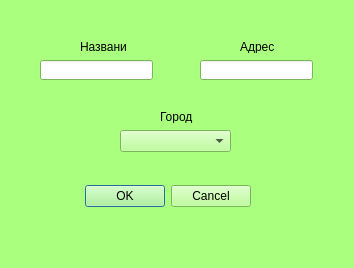
<?xml version="1.0" encoding="UTF-8"?>
<ui version="4.0">
 <class>schoolred</class>
 <widget class="QDialog" name="schoolred">
  <property name="geometry">
   <rect>
    <x>0</x>
    <y>0</y>
    <width>354</width>
    <height>268</height>
   </rect>
  </property>
  <property name="palette">
   <palette>
    <active>
     <colorrole role="WindowText">
      <brush brushstyle="SolidPattern">
       <color alpha="255">
        <red>0</red>
        <green>0</green>
        <blue>0</blue>
       </color>
      </brush>
     </colorrole>
     <colorrole role="Button">
      <brush brushstyle="SolidPattern">
       <color alpha="255">
        <red>170</red>
        <green>255</green>
        <blue>127</blue>
       </color>
      </brush>
     </colorrole>
     <colorrole role="Light">
      <brush brushstyle="SolidPattern">
       <color alpha="255">
        <red>255</red>
        <green>255</green>
        <blue>255</blue>
       </color>
      </brush>
     </colorrole>
     <colorrole role="Midlight">
      <brush brushstyle="SolidPattern">
       <color alpha="255">
        <red>212</red>
        <green>255</green>
        <blue>191</blue>
       </color>
      </brush>
     </colorrole>
     <colorrole role="Dark">
      <brush brushstyle="SolidPattern">
       <color alpha="255">
        <red>85</red>
        <green>127</green>
        <blue>63</blue>
       </color>
      </brush>
     </colorrole>
     <colorrole role="Mid">
      <brush brushstyle="SolidPattern">
       <color alpha="255">
        <red>113</red>
        <green>170</green>
        <blue>84</blue>
       </color>
      </brush>
     </colorrole>
     <colorrole role="Text">
      <brush brushstyle="SolidPattern">
       <color alpha="255">
        <red>0</red>
        <green>0</green>
        <blue>0</blue>
       </color>
      </brush>
     </colorrole>
     <colorrole role="BrightText">
      <brush brushstyle="SolidPattern">
       <color alpha="255">
        <red>255</red>
        <green>255</green>
        <blue>255</blue>
       </color>
      </brush>
     </colorrole>
     <colorrole role="ButtonText">
      <brush brushstyle="SolidPattern">
       <color alpha="255">
        <red>0</red>
        <green>0</green>
        <blue>0</blue>
       </color>
      </brush>
     </colorrole>
     <colorrole role="Base">
      <brush brushstyle="SolidPattern">
       <color alpha="255">
        <red>255</red>
        <green>255</green>
        <blue>255</blue>
       </color>
      </brush>
     </colorrole>
     <colorrole role="Window">
      <brush brushstyle="SolidPattern">
       <color alpha="255">
        <red>170</red>
        <green>255</green>
        <blue>127</blue>
       </color>
      </brush>
     </colorrole>
     <colorrole role="Shadow">
      <brush brushstyle="SolidPattern">
       <color alpha="255">
        <red>0</red>
        <green>0</green>
        <blue>0</blue>
       </color>
      </brush>
     </colorrole>
     <colorrole role="AlternateBase">
      <brush brushstyle="SolidPattern">
       <color alpha="255">
        <red>212</red>
        <green>255</green>
        <blue>191</blue>
       </color>
      </brush>
     </colorrole>
     <colorrole role="ToolTipBase">
      <brush brushstyle="SolidPattern">
       <color alpha="255">
        <red>255</red>
        <green>255</green>
        <blue>220</blue>
       </color>
      </brush>
     </colorrole>
     <colorrole role="ToolTipText">
      <brush brushstyle="SolidPattern">
       <color alpha="255">
        <red>0</red>
        <green>0</green>
        <blue>0</blue>
       </color>
      </brush>
     </colorrole>
    </active>
    <inactive>
     <colorrole role="WindowText">
      <brush brushstyle="SolidPattern">
       <color alpha="255">
        <red>0</red>
        <green>0</green>
        <blue>0</blue>
       </color>
      </brush>
     </colorrole>
     <colorrole role="Button">
      <brush brushstyle="SolidPattern">
       <color alpha="255">
        <red>170</red>
        <green>255</green>
        <blue>127</blue>
       </color>
      </brush>
     </colorrole>
     <colorrole role="Light">
      <brush brushstyle="SolidPattern">
       <color alpha="255">
        <red>255</red>
        <green>255</green>
        <blue>255</blue>
       </color>
      </brush>
     </colorrole>
     <colorrole role="Midlight">
      <brush brushstyle="SolidPattern">
       <color alpha="255">
        <red>212</red>
        <green>255</green>
        <blue>191</blue>
       </color>
      </brush>
     </colorrole>
     <colorrole role="Dark">
      <brush brushstyle="SolidPattern">
       <color alpha="255">
        <red>85</red>
        <green>127</green>
        <blue>63</blue>
       </color>
      </brush>
     </colorrole>
     <colorrole role="Mid">
      <brush brushstyle="SolidPattern">
       <color alpha="255">
        <red>113</red>
        <green>170</green>
        <blue>84</blue>
       </color>
      </brush>
     </colorrole>
     <colorrole role="Text">
      <brush brushstyle="SolidPattern">
       <color alpha="255">
        <red>0</red>
        <green>0</green>
        <blue>0</blue>
       </color>
      </brush>
     </colorrole>
     <colorrole role="BrightText">
      <brush brushstyle="SolidPattern">
       <color alpha="255">
        <red>255</red>
        <green>255</green>
        <blue>255</blue>
       </color>
      </brush>
     </colorrole>
     <colorrole role="ButtonText">
      <brush brushstyle="SolidPattern">
       <color alpha="255">
        <red>0</red>
        <green>0</green>
        <blue>0</blue>
       </color>
      </brush>
     </colorrole>
     <colorrole role="Base">
      <brush brushstyle="SolidPattern">
       <color alpha="255">
        <red>255</red>
        <green>255</green>
        <blue>255</blue>
       </color>
      </brush>
     </colorrole>
     <colorrole role="Window">
      <brush brushstyle="SolidPattern">
       <color alpha="255">
        <red>170</red>
        <green>255</green>
        <blue>127</blue>
       </color>
      </brush>
     </colorrole>
     <colorrole role="Shadow">
      <brush brushstyle="SolidPattern">
       <color alpha="255">
        <red>0</red>
        <green>0</green>
        <blue>0</blue>
       </color>
      </brush>
     </colorrole>
     <colorrole role="AlternateBase">
      <brush brushstyle="SolidPattern">
       <color alpha="255">
        <red>212</red>
        <green>255</green>
        <blue>191</blue>
       </color>
      </brush>
     </colorrole>
     <colorrole role="ToolTipBase">
      <brush brushstyle="SolidPattern">
       <color alpha="255">
        <red>255</red>
        <green>255</green>
        <blue>220</blue>
       </color>
      </brush>
     </colorrole>
     <colorrole role="ToolTipText">
      <brush brushstyle="SolidPattern">
       <color alpha="255">
        <red>0</red>
        <green>0</green>
        <blue>0</blue>
       </color>
      </brush>
     </colorrole>
    </inactive>
    <disabled>
     <colorrole role="WindowText">
      <brush brushstyle="SolidPattern">
       <color alpha="255">
        <red>85</red>
        <green>127</green>
        <blue>63</blue>
       </color>
      </brush>
     </colorrole>
     <colorrole role="Button">
      <brush brushstyle="SolidPattern">
       <color alpha="255">
        <red>170</red>
        <green>255</green>
        <blue>127</blue>
       </color>
      </brush>
     </colorrole>
     <colorrole role="Light">
      <brush brushstyle="SolidPattern">
       <color alpha="255">
        <red>255</red>
        <green>255</green>
        <blue>255</blue>
       </color>
      </brush>
     </colorrole>
     <colorrole role="Midlight">
      <brush brushstyle="SolidPattern">
       <color alpha="255">
        <red>212</red>
        <green>255</green>
        <blue>191</blue>
       </color>
      </brush>
     </colorrole>
     <colorrole role="Dark">
      <brush brushstyle="SolidPattern">
       <color alpha="255">
        <red>85</red>
        <green>127</green>
        <blue>63</blue>
       </color>
      </brush>
     </colorrole>
     <colorrole role="Mid">
      <brush brushstyle="SolidPattern">
       <color alpha="255">
        <red>113</red>
        <green>170</green>
        <blue>84</blue>
       </color>
      </brush>
     </colorrole>
     <colorrole role="Text">
      <brush brushstyle="SolidPattern">
       <color alpha="255">
        <red>85</red>
        <green>127</green>
        <blue>63</blue>
       </color>
      </brush>
     </colorrole>
     <colorrole role="BrightText">
      <brush brushstyle="SolidPattern">
       <color alpha="255">
        <red>255</red>
        <green>255</green>
        <blue>255</blue>
       </color>
      </brush>
     </colorrole>
     <colorrole role="ButtonText">
      <brush brushstyle="SolidPattern">
       <color alpha="255">
        <red>85</red>
        <green>127</green>
        <blue>63</blue>
       </color>
      </brush>
     </colorrole>
     <colorrole role="Base">
      <brush brushstyle="SolidPattern">
       <color alpha="255">
        <red>170</red>
        <green>255</green>
        <blue>127</blue>
       </color>
      </brush>
     </colorrole>
     <colorrole role="Window">
      <brush brushstyle="SolidPattern">
       <color alpha="255">
        <red>170</red>
        <green>255</green>
        <blue>127</blue>
       </color>
      </brush>
     </colorrole>
     <colorrole role="Shadow">
      <brush brushstyle="SolidPattern">
       <color alpha="255">
        <red>0</red>
        <green>0</green>
        <blue>0</blue>
       </color>
      </brush>
     </colorrole>
     <colorrole role="AlternateBase">
      <brush brushstyle="SolidPattern">
       <color alpha="255">
        <red>170</red>
        <green>255</green>
        <blue>127</blue>
       </color>
      </brush>
     </colorrole>
     <colorrole role="ToolTipBase">
      <brush brushstyle="SolidPattern">
       <color alpha="255">
        <red>255</red>
        <green>255</green>
        <blue>220</blue>
       </color>
      </brush>
     </colorrole>
     <colorrole role="ToolTipText">
      <brush brushstyle="SolidPattern">
       <color alpha="255">
        <red>0</red>
        <green>0</green>
        <blue>0</blue>
       </color>
      </brush>
     </colorrole>
    </disabled>
   </palette>
  </property>
  <property name="windowTitle">
   <string>Отделение</string>
  </property>
  <widget class="QDialogButtonBox" name="buttonBox">
   <property name="geometry">
    <rect>
     <x>-90</x>
     <y>180</y>
     <width>341</width>
     <height>32</height>
    </rect>
   </property>
   <property name="orientation">
    <enum>Qt::Horizontal</enum>
   </property>
   <property name="standardButtons">
    <set>QDialogButtonBox::Cancel|QDialogButtonBox::Ok</set>
   </property>
  </widget>
  <widget class="QLineEdit" name="lineEdit">
   <property name="geometry">
    <rect>
     <x>40</x>
     <y>60</y>
     <width>113</width>
     <height>20</height>
    </rect>
   </property>
  </widget>
  <widget class="QLineEdit" name="lineEdit_2">
   <property name="geometry">
    <rect>
     <x>200</x>
     <y>60</y>
     <width>113</width>
     <height>20</height>
    </rect>
   </property>
  </widget>
  <widget class="QLabel" name="label">
   <property name="geometry">
    <rect>
     <x>80</x>
     <y>40</y>
     <width>47</width>
     <height>13</height>
    </rect>
   </property>
   <property name="text">
    <string>Название</string>
   </property>
  </widget>
  <widget class="QLabel" name="label_2">
   <property name="geometry">
    <rect>
     <x>240</x>
     <y>40</y>
     <width>47</width>
     <height>13</height>
    </rect>
   </property>
   <property name="text">
    <string>Адрес</string>
   </property>
  </widget>
  <widget class="QComboBox" name="comboBox">
   <property name="geometry">
    <rect>
     <x>120</x>
     <y>130</y>
     <width>111</width>
     <height>22</height>
    </rect>
   </property>
  </widget>
  <widget class="QLabel" name="label_3">
   <property name="geometry">
    <rect>
     <x>160</x>
     <y>110</y>
     <width>47</width>
     <height>13</height>
    </rect>
   </property>
   <property name="text">
    <string>Город</string>
   </property>
  </widget>
 </widget>
 <resources/>
 <connections>
  <connection>
   <sender>buttonBox</sender>
   <signal>accepted()</signal>
   <receiver>schoolred</receiver>
   <slot>accept()</slot>
   <hints>
    <hint type="sourcelabel">
     <x>248</x>
     <y>254</y>
    </hint>
    <hint type="destinationlabel">
     <x>157</x>
     <y>274</y>
    </hint>
   </hints>
  </connection>
  <connection>
   <sender>buttonBox</sender>
   <signal>rejected()</signal>
   <receiver>schoolred</receiver>
   <slot>reject()</slot>
   <hints>
    <hint type="sourcelabel">
     <x>316</x>
     <y>260</y>
    </hint>
    <hint type="destinationlabel">
     <x>286</x>
     <y>274</y>
    </hint>
   </hints>
  </connection>
 </connections>
</ui>
